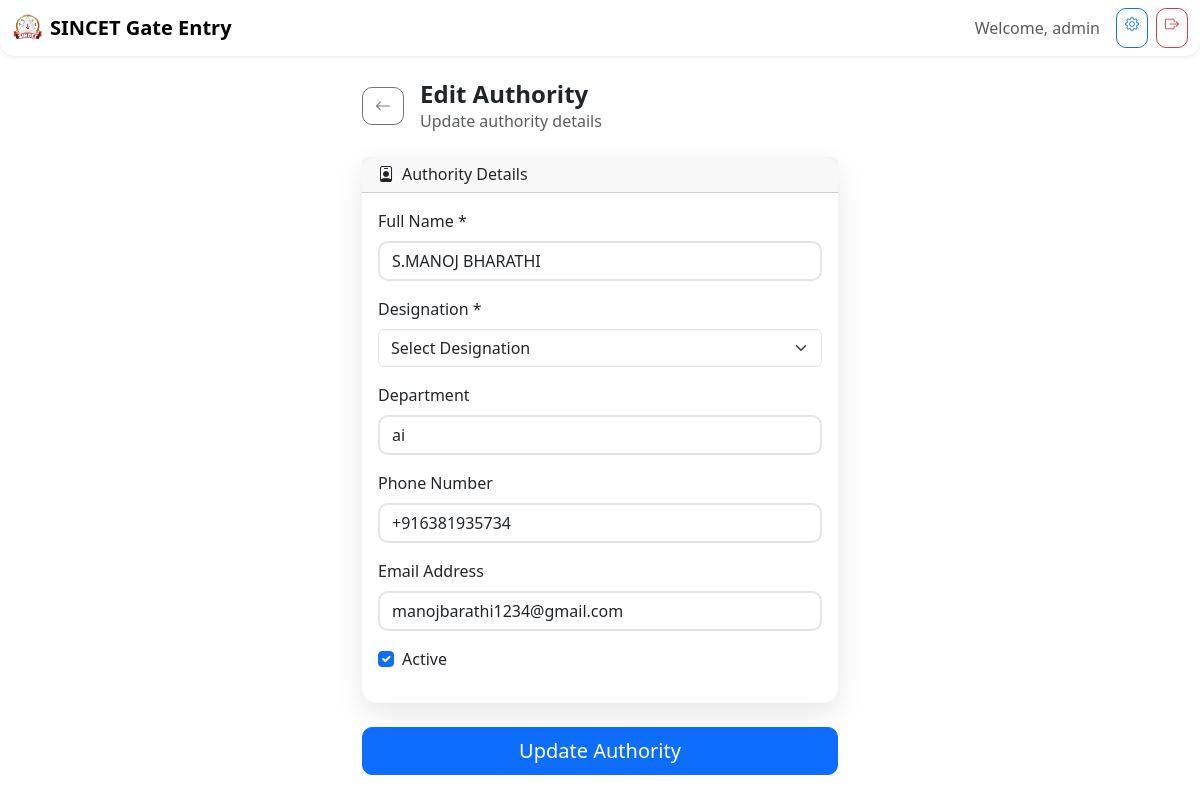
Page /authority/edit/2a1dc9e6-c930-4e72-aefe-5e71cd8b7639 (signed in) on the committed database.
### models.py (models this page shows, shortened)
class User(db.Model):
    __tablename__ = 'users'
    id = db.Column(db.String(36), primary_key=True, default=lambda: str(uuid.uuid4()))
    username = db.Column(db.String(80), unique=True, nullable=False)
    password = db.Column(db.String(120), nullable=False)
    role = db.Column(db.String(20), nullable=False, default='user')  # admin, authority, user
    is_active = db.Column(db.Boolean, default=True)
    created_at = db.Column(db.DateTime, default=datetime.utcnow)
    updated_at = db.Column(db.DateTime, default=datetime.utcnow, onupdate=datetime.utcnow)

class Authority(db.Model):
    __tablename__ = 'authorities'
    id = db.Column(db.String(36), primary_key=True, default=lambda: str(uuid.uuid4()))
    name = db.Column(db.String(100), nullable=False)
    designation = db.Column(db.String(50), nullable=False)  # staff, faculty staff, hod, principal, admin
    department = db.Column(db.String(100))
    phone = db.Column(db.String(20))
    email = db.Column(db.String(120))
    is_active = db.Column(db.Boolean, default=True)
    created_at = db.Column(db.DateTime, default=datetime.utcnow)
    updated_at = db.Column(db.DateTime, default=datetime.utcnow, onupdate=datetime.utcnow)
    visitors = db.relationship('Visitor', backref='authority', lazy=True)
    notifications = db.relationship('Notification', backref='authority', lazy=True)

### routes/authority.py (the view)
    def decorated_function(*args, **kwargs):
        if 'user_id' not in session or session.get('role') != 'admin':
            flash('Access denied. Admin privileges required.', 'error')
            return redirect(url_for('index'))
        return f(*args, **kwargs)

### routes/authority.py (called while the page is built, shortened)
def admin_required(f):
    def decorated_function(*args, **kwargs):
        if 'user_id' not in session or session.get('role') != 'admin':
            flash('Access denied. Admin privileges required.', 'error')
            return redirect(url_for('index'))
        return f(*args, **kwargs)
    decorated_function.__name__ = f.__name__
    return decorated_function

@authority_bp.route('/edit/<authority_id>', methods=['GET', 'POST'])
@admin_required
def edit(authority_id):
    authority = Authority.query.get_or_404(authority_id)
    return render_template('authority/edit.html', authority=authority)

### templates/authority/edit.html (shortened to what this page needs)
{% extends "base.html" %}
{% block content %}
<div class="container py-4" style="max-width: 500px;">
    <div class="d-flex align-items-center mb-4">
        <a href="{{ url_for('authority.list') }}" class="btn btn-outline-secondary me-3">
            <i class="bi bi-arrow-left"></i>
        </a>
        <div>
            <h1 class="h4 fw-bold mb-0">Edit Authority</h1>
            <p class="text-muted mb-0">Update authority details</p>
        </div>
    </div>
    <form method="POST">
        <div class="card mb-4">
            <div class="card-header">
                <h6 class="mb-0"><i class="bi bi-person-badge me-2"></i>Authority Details</h6>
            </div>
            <div class="card-body">
                <div class="mb-3">
                    <label for="name" class="form-label">Full Name *</label>
                    <input type="text" class="form-control" id="name" name="name"
                           value="{{ authority.name }}" required>
                </div>
                <div class="mb-3">
                    <label for="designation" class="form-label">Designation *</label>
                    <select class="form-select" id="designation" name="designation" required>
                        <option value="">Select Designation</option>
                    </select>
                </div>
                <div class="mb-3">
                    <label for="department" class="form-label">Department</label>
                    <input type="text" class="form-control" id="department" name="department"
                           value="{{ authority.department or '' }}" placeholder="e.g., Computer Science, Electronics">
                </div>
                <div class="mb-3">
                    <label for="phone" class="form-label">Phone Number</label>
                    <input type="tel" class="form-control" id="phone" name="phone"
                           value="{{ authority.phone or '' }}" placeholder="+91-XXXXXXXXXX">
                </div>
                <div class="mb-3">
                    <label for="email" class="form-label">Email Address</label>
                    <input type="email" class="form-control" id="email" name="email"
                           value="{{ authority.email or '' }}" placeholder="authority@college.edu">
                </div>
                <div class="mb-3">
                    <div class="form-check">
                        <input type="checkbox" class="form-check-input" id="is_active" name="is_active"
                               {% if authority.is_active %}checked{% endif %}>
                        <label for="is_active" class="form-check-label">Active</label>
                    </div>
                </div>
            </div>
        </div>
        <button type="submit" class="btn btn-primary w-100 btn-lg">Update Authority</button>
    </form>
</div>
{% endblock %}

### templates/base.html (shortened to what this page needs)
<!DOCTYPE html>
<html lang="en">
<head>
    <link href="https://cdn.jsdelivr.net/npm/bootstrap@5.3.2/dist/css/bootstrap.min.css" rel="stylesheet">
    <link href="https://cdn.jsdelivr.net/npm/bootstrap-icons@1.11.2/font/bootstrap-icons.css" rel="stylesheet">
    <link href="{{ url_for('static', filename='css/style.css') }}" rel="stylesheet">
</head>
<body class="bg-gradient">
    {% if current_user %}
    <nav class="navbar navbar-expand-lg navbar-light bg-white shadow-sm">
        <div class="container-fluid">
            <a class="navbar-brand d-flex align-items-center" href="{{ url_for('index') }}">
                <img src="{{ url_for('static', filename='sincet1.png') }}" alt="SINCET Logo" height="30" class="me-2">
                <span class="fw-bold">SINCET Gate Entry</span>
            </a>
            <div class="navbar-nav ms-auto d-flex flex-row">
                <span class="navbar-text me-3">Welcome, {{ current_user.username }}</span>
                {% if current_user.role == 'admin' %}
                <a href="{{ url_for('authority.list') }}" class="btn btn-outline-primary btn-sm me-2">
                    <i class="bi bi-gear"></i>
                </a>
                {% endif %}
                <a href="{{ url_for('auth.logout') }}" class="btn btn-outline-danger btn-sm">
                    <i class="bi bi-box-arrow-right"></i>
                </a>
            </div>
        </div>
    </nav>
    {% endif %}
    <main class="container-fluid">
        {% block content %}{% endblock %}
    </main>
</body>
</html>

### static/css/style.css (style rules this page uses)
.bg-gradient { background: linear-gradient(135deg, #667eea 0%, #764ba2 100%); min-height: 100vh; }
.card { border: none; border-radius: 15px; box-shadow: 0 10px 30px rgba(0, 0, 0, 0.1); }
.btn { border-radius: 10px; transition: all 0.3s ease; }
.navbar { border-radius: 0 0 15px 15px; }
.form-control { border-radius: 10px; border: 2px solid #e1e5e9; transition: all 0.3s ease; }

### rows in the picture
User: username "admin"
Authority: name "S.MANOJ BHARATHI", department "ai", phone "+916381935734", email "manojbarathi1234@gmail.com", is_active "☑"
